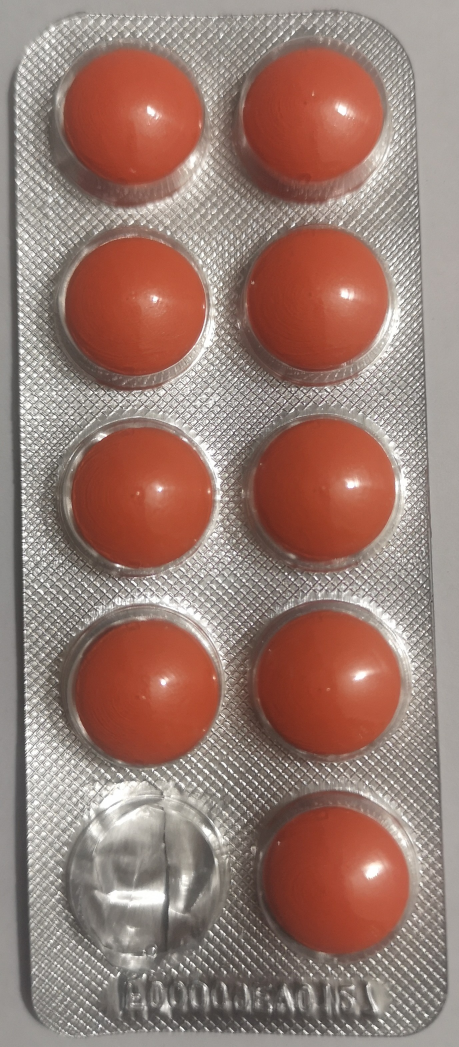
#> input picture VisionPharma_2025/sample_data/IMG_20251010_2051272.jpg, 1376 x 3140 px (shown at 1/3 size); its folder holds only this picture in this run
$ python -i inspection_agent.py   (imports and definitions only)
#> lines starting #> are read from the running program, lines starting #| are printed output that depends on the picture; after the words box and inside, x2 and y2 are one past the last pixel; in counts of white or black regions, pixels touching at a corner belong together
#> further down, picture is the input picture: shape (3140, 1376, 3); mean B, G, R 113, 122.6, 153.3
### VisionPharma_2025/src/core/processing.py
import cv2
import numpy as np

# RANGOS DE COLOR HSV (Ajustados para la imagen de Múltiples Blísters)
# El objetivo es crear una máscara que sea BLANCA donde haya pastillas/cápsulas y NEGRA en el fondo del blíster.

# --- Rango 1: Pastillas Rojas/Naranjas (Cápsulas) ---
# El color Rojo se encuentra entre 0 y 180 en el círculo de Tono (Hue) en OpenCV.
# Capturamos el rojo/naranja fuerte.
RANGO_ROJO_MIN = np.array([0, 100, 100])
RANGO_ROJO_MAX = np.array([10, 255, 255])
RANGO_NARANJA_MIN = np.array([10, 100, 100])
RANGO_NARANJA_MAX = np.array([25, 255, 255])

# --- Rango 2: Pastillas Amarillas/Verdes (Pastillas circulares) ---
RANGO_AMARILLO_MIN = np.array([20, 100, 100])
RANGO_AMARILLO_MAX = np.array([40, 255, 255])

# --- Rango 3: Pastillas/Cápsulas Blancas/Grises Claras (Segmentación por Luminosidad) ---
# Las pastillas blancas/grises tienen baja Saturación (S) y Alto Valor (V).
RANGO_BLANCO_MIN = np.array([0, 0, 180])
RANGO_BLANCO_MAX = np.array([180, 50, 255]) # Baja Saturación (0-50) y Alto Valor (180-255)


def preprocess_image(frame: np.ndarray, blur_kernel_size: tuple = (5, 5)) -> np.ndarray:
    """
    Preprocesamiento mejorado para detección de pastillas.
    Devuelve una máscara binaria optimizada para detección de contornos.
    """
#> called with blur_kernel_size = (5, 5)
    try:
        if frame is None or frame.size == 0:
            raise ValueError("La imagen de entrada está vacía o es inválida")

        # 1. Reducción de ruido preservando bordes
        denoised = cv2.bilateralFilter(frame, 9, 75, 75)

        # 2. Mejora de contraste local (CLAHE en el canal L de LAB)
        lab = cv2.cvtColor(denoised, cv2.COLOR_BGR2LAB)
#> lab: shape (3140, 1376, 3); mean of channels 0, 1, 2 138.6, 139.4, 139.2
        l, a, b = cv2.split(lab)
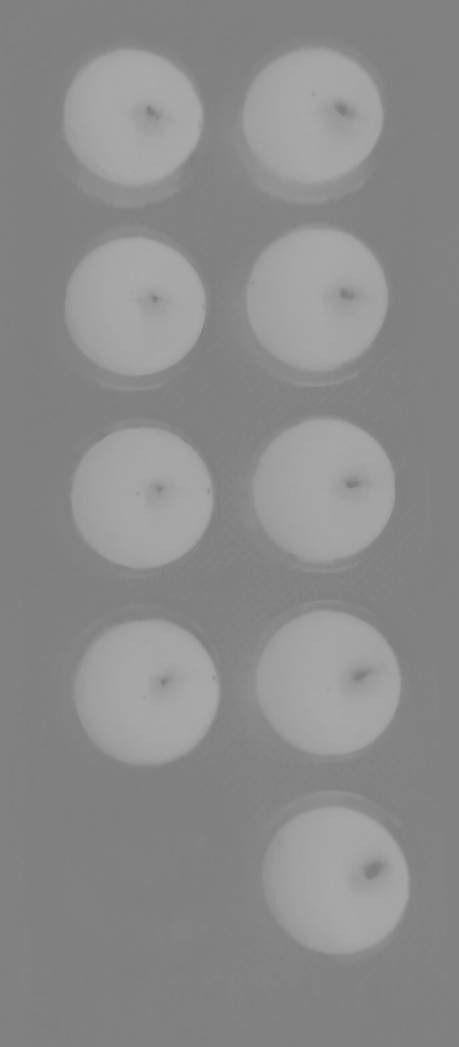
#> a: shape (3140, 1376) (shown at 1/3 size); min 125, max 169, mean 139.4
        clahe = cv2.createCLAHE(clipLimit=3.0, tileGridSize=(8, 8))
        cl = clahe.apply(l)
        enhanced_lab = cv2.merge((cl, a, b))
#> enhanced_lab: shape (3140, 1376, 3); mean of channels 0, 1, 2 126.6, 139.4, 139.2
        enhanced = cv2.cvtColor(enhanced_lab, cv2.COLOR_LAB2BGR)
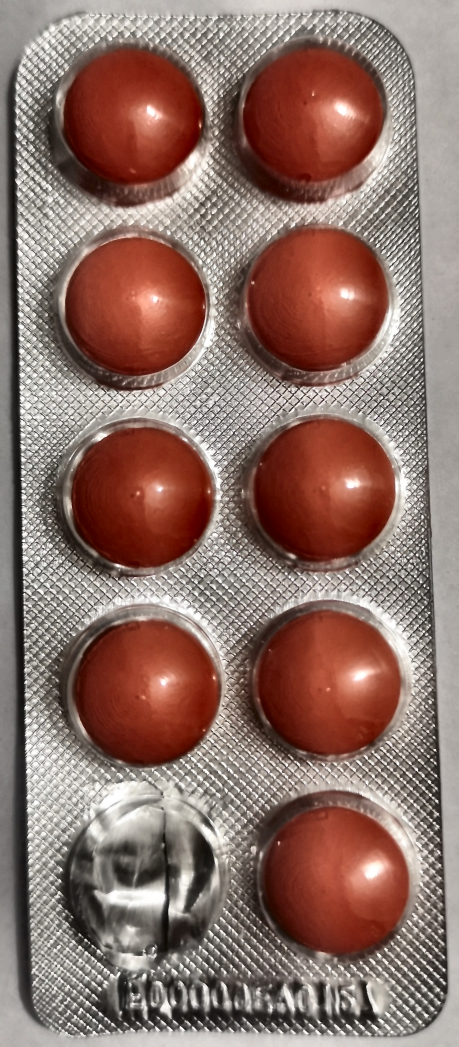
#> enhanced: shape (3140, 1376, 3) (shown at 1/3 size); mean B, G, R 103, 111.8, 141.2

        # 3. Conversión a escala de grises
        # (Mayor peso al canal verde que suele tener mejor contraste)
        gray = cv2.cvtColor(enhanced, cv2.COLOR_BGR2GRAY)

        # 4. Aplicar desenfoque gaussiano para reducir ruido
        blurred = cv2.GaussianBlur(gray, (5, 5), 0)

        # 5. Ecualización del histograma adaptativa
        clahe = cv2.createCLAHE(clipLimit=2.0, tileGridSize=(8, 8))
        equalized = clahe.apply(blurred)
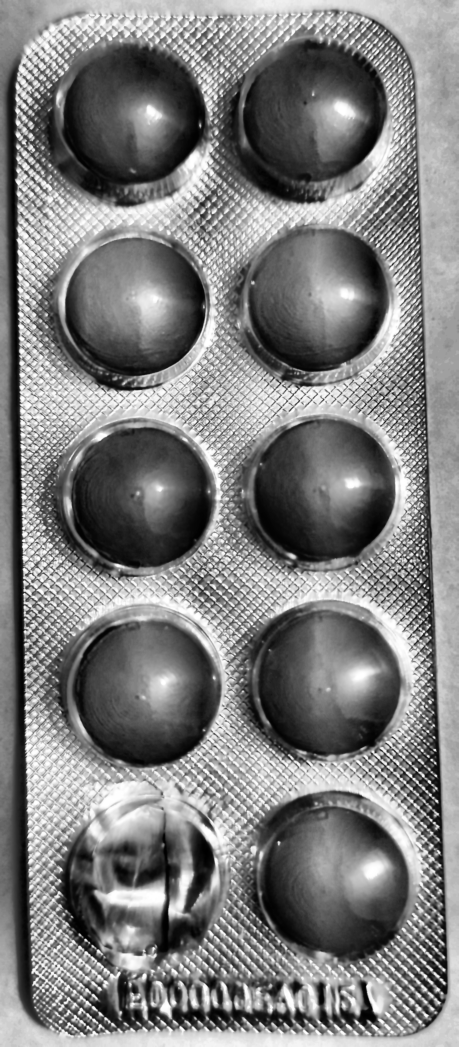
#> equalized: shape (3140, 1376) (shown at 1/3 size); min 0, max 255, mean 125.7

        # 6. Umbralización adaptativa con parámetros optimizados
        thresh = cv2.adaptiveThreshold(
            equalized, 255,
            cv2.ADAPTIVE_THRESH_GAUSSIAN_C,
            cv2.THRESH_BINARY_INV, 31, 7  # Aumentado el tamaño del bloque
        )
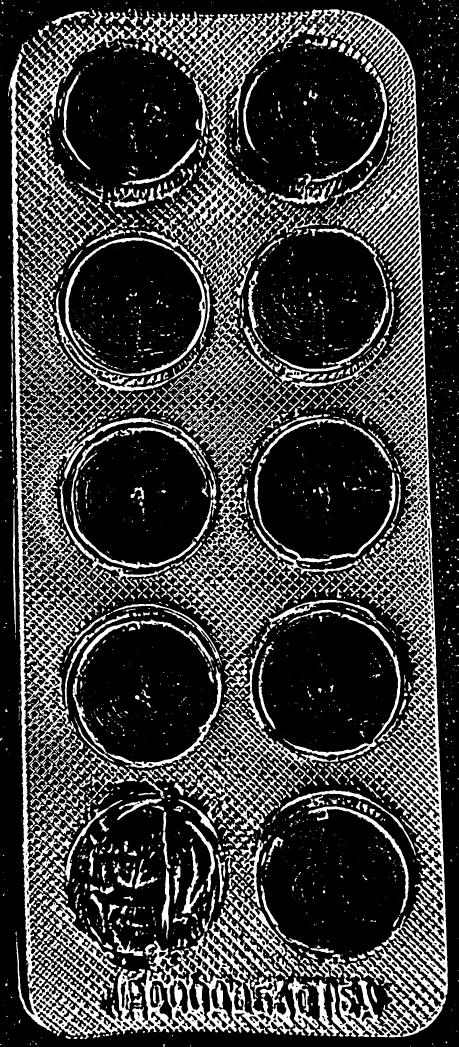
#> thresh: shape (3140, 1376) (shown at 1/3 size); 24.6% white; 3867 white regions (2393 under 20 px), largest, box (x1, y1, x2, y2) and area: (24, 27, 928, 3118) 345878, (862, 46, 1344, 3112) 216057, (466, 1212, 1128, 2062) 54612

        # 7. Operaciones morfológicas mejoradas
        kernel = cv2.getStructuringElement(cv2.MORPH_ELLIPSE, (7, 7))

        # Apertura agresiva para eliminar ruido
        cleaned = cv2.morphologyEx(thresh, cv2.MORPH_OPEN, kernel, iterations=2)
#> cleaned: shape (3140, 1376); 2.3% white; 407 white regions, largest, box (x1, y1, x2, y2) and area: (950, 2947, 980, 3050) 1754, (38, 719, 56, 831) 1482, (254, 1881, 338, 1962) 1401

        # Cierre para unir regiones cercanas
        cleaned = cv2.morphologyEx(cleaned, cv2.MORPH_CLOSE, kernel, iterations=3)
#> cleaned: shape (3140, 1376); 2.7% white; 239 white regions, largest, box (x1, y1, x2, y2) and area: (35, 437, 61, 1140) 9325, (1207, 2917, 1343, 3055) 7827, (950, 2947, 1133, 3105) 5651

        # Eliminar pequeños objetos de ruido
        cleaned = cv2.erode(cleaned, None, iterations=1)
#> cleaned: shape (3140, 1376); 2% white; 258 white regions (3 under 20 px), largest, box (x1, y1, x2, y2) and area: (36, 439, 60, 1138) 7581, (1208, 2919, 1342, 3053) 6487, (820, 3029, 939, 3098) 4251
        cleaned = cv2.dilate(cleaned, None, iterations=2)
#> cleaned: shape (3140, 1376); 3.3% white; 248 white regions

        # 8. Rellenar regiones y filtrar por forma
        contours, _ = cv2.findContours(cleaned, cv2.RETR_EXTERNAL, cv2.CHAIN_APPROX_SIMPLE)
#> contours = 248 contours; largest, box (x1, y1, x2, y2) and area: (34, 437, 62, 1140) 10363, (1206, 2917, 1344, 3055) 9438, (949, 2947, 1134, 3105) 6091, (809, 3027, 941, 3100) 5697, (562, 2957, 667, 3092) 4872
        final_mask = np.zeros_like(cleaned)

        for cnt in contours:
            area = cv2.contourArea(cnt)
            # Filtros más estrictos
            if 1000 < area < 20000:  # Rango de área más específico
                # Calcular circularidad
                perimeter = cv2.arcLength(cnt, True)
                if perimeter > 0:
                    circularity = 4 * np.pi * area / (perimeter * perimeter)
                    # Filtrar por circularidad (valores cercanos a 1 son más circulares)
                    if 0.6 < circularity < 1.4:  # Aceptar formas aproximadamente circulares
                        # Rellenar el contorno
                        cv2.drawContours(final_mask, [cnt], -1, 255, -1)
#> this loop made 248 passes
#> (area, perimeter, circularity) on passes 11, 17, 19, 23, 29, 31, 33, 34, 37, 41, 76, 82: (5697, 501.4, 0.285), (1884.5, 222.6, 0.478), (1036, 180.7, 0.399), (4871.5, 604.3, 0.168), (6091, 920.1, 0.0904), (1071.5, 135.8, 0.73), (1618.5, 247.6, 0.332), (1194, 174.6, 0.492), (1567.5, 229.6, 0.374), (9438.5, 668, 0.266), (3063, 537.5, 0.133), (1277, 224.8, 0.318)
#> area on passes 1 to 6: 265.5, 273.5, 166, 146, 159, 592.5
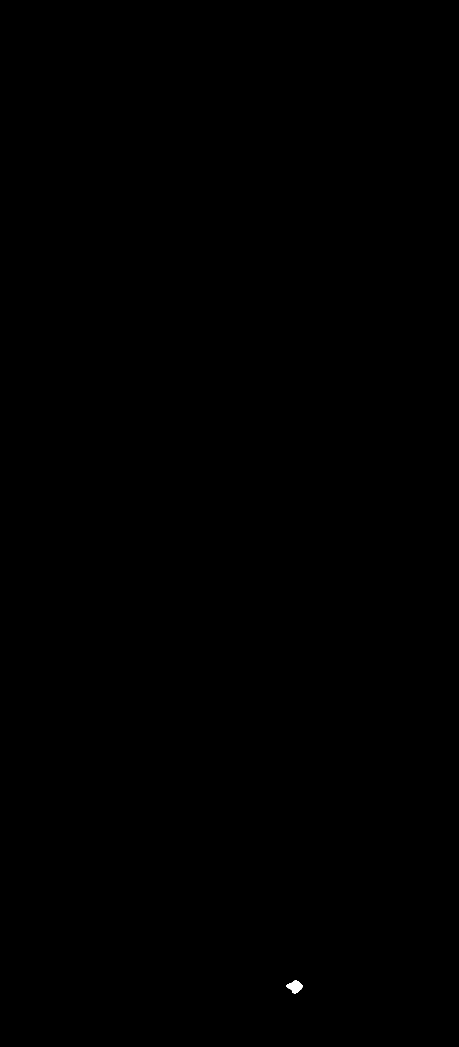
#> final_mask: shape (3140, 1376) (shown at 1/3 size); 0.03% white; 1 white region, box (x1, y1, x2, y2) and area: (859, 2942, 907, 2980) 1129

        # 8. Suavizado final para bordes más limpios
        final_mask = cv2.medianBlur(final_mask, 3)
#> final_mask: shape (3140, 1376); 0.03% white; 1 white region

        return final_mask

    except Exception as e:
        print(f"Error en preprocesamiento: {str(e)}")
        if frame is not None and frame.size > 0:
            return np.zeros((frame.shape[0], frame.shape[1]), dtype=np.uint8)
        return np.zeros((100, 100), dtype=np.uint8)

### VisionPharma_2025/src/core/detection.py
import cv2
import numpy as np

def detect_and_classify_blister(thresholded_image: np.ndarray, frame_to_draw: np.ndarray) -> tuple[np.ndarray, list]:
    # Asegurarnos de que la imagen esté en escala de grises
    if len(thresholded_image.shape) == 3:
        gray = cv2.cvtColor(thresholded_image, cv2.COLOR_BGR2GRAY)
    else:
        gray = thresholded_image

    # 1. Aplicar umbral simple ya que la imagen esta procesada
    _, thresh = cv2.threshold(gray, 1, 255, cv2.THRESH_BINARY)

    # 2. Encontrar contornos
    contours, _ = cv2.findContours(thresh, cv2.RETR_EXTERNAL, cv2.CHAIN_APPROX_SIMPLE)
    print(f"\n[DEBUG] Total de contornos encontrados: {len(contours)}")

    inspection_results = []
    output_image = frame_to_draw.copy()

    # 3. Procesar cada contorno
    for idx, contour in enumerate(contours, 1):
        # Calcular área
        area = cv2.contourArea(contour)

        # Si el área es muy pequeña, ignorar
        if area < 50:  # Ajustar según sea necesario
            continue

        # Dibujar contorno en verde
        cv2.drawContours(output_image, [contour], -1, (0, 255, 0), 2)

        # Calcular centroide para el texto
        M = cv2.moments(contour)
        if M["m00"] != 0:
            cX = int(M["m10"] / M["m00"])
            cY = int(M["m01"] / M["m00"])
            cv2.putText(output_image, str(idx), (cX-10, cY),
                       cv2.FONT_HERSHEY_SIMPLEX, 0.7, (255, 255, 255), 2)

        # Agregar a resultados
        inspection_results.append({
            'id': idx,
            'area': round(float(area), 2),
            'status': 'Aprobado'
        })

    print(f"[DEBUG] Contornos válidos: {len(inspection_results)}")
    return output_image, inspection_results

### VisionPharma_2025/src/core/ContadorContornos.py
import cv2
import numpy as np

class ContadorContornos:
    @staticmethod
    def contar_contornos_coloreados(imagen_procesada):
        """
        Cuenta los contornos coloreados en una imagen procesada.

        Args:
            imagen_procesada: Imagen con contornos coloreados (BGR)

        Returns:
            tuple: (imagen_con_contornos, total_contornos)
        """
        # Convertir a escala de grises
        gris = cv2.cvtColor(imagen_procesada, cv2.COLOR_BGR2GRAY)

        # Aplicar umbral para aislar los contornos coloreados
        _, umbral = cv2.threshold(gris, 10, 255, cv2.THRESH_BINARY)

        # Encontrar contornos
        contornos, _ = cv2.findContours(umbral, cv2.RETR_EXTERNAL, cv2.CHAIN_APPROX_SIMPLE)

        # Crear una copia para dibujar los contornos encontrados
        imagen_contornos = imagen_procesada.copy()

        # Dibujar rectángulos alrededor de los contornos
        for i, cnt in enumerate(contornos, 1):
            x, y, w, h = cv2.boundingRect(cnt)
            # Dibujar rectángulo rojo alrededor de cada contorno
            cv2.rectangle(imagen_contornos, (x, y), (x+w, y+h), (0, 0, 255), 2)
            # Mostrar número del contorno
            cv2.putText(imagen_contornos, str(i), (x, y-5),
                       cv2.FONT_HERSHEY_SIMPLEX, 0.5, (0, 0, 255), 2)

        return imagen_contornos, len(contornos)

### VisionPharma_2025/src/core/inspection_agent.py
import numpy as np
import cv2
from .processing import preprocess_image
from .detection import detect_and_classify_blister
from .capture import CameraController, MockImageReader
from .ContadorContornos import ContadorContornos  # Importar la nueva clase

class InspectionAgent:
    """
    Compatible con el modo Web (sin fuente inyectada) y modo Escritorio (con fuente inyectada).
    """

    def __init__(self, image_source=None):
        self.image_source = image_source

    def process_frame_step_by_step(self, frame_original: np.ndarray) -> tuple[np.ndarray, dict, list]:
        """
        Ejecuta el pipeline de visión y devuelve las imágenes clave en cada paso.
        """
        if frame_original is None:
            return None, {}, []

        step_images = {'original': frame_original.copy()}

        # 1. Convertir a escala de grises
        frame_gray = cv2.cvtColor(frame_original, cv2.COLOR_BGR2GRAY)
        step_images['grayscale'] = cv2.cvtColor(frame_gray, cv2.COLOR_GRAY2BGR)

        # 2. Procesamiento y umbralización
        frame_procesado = preprocess_image(frame_original)

        if frame_procesado is not None and frame_procesado.size > 0:
            # Crear una imagen de fondo negro
            thresh_vis = np.zeros((frame_original.shape[0], frame_original.shape[1], 3), dtype=np.uint8)

            # Aplicar un umbral más bajo para capturar más detalles
            _, thresh = cv2.threshold(frame_procesado, 0, 255, cv2.THRESH_BINARY + cv2.THRESH_OTSU)

            # Encontrar contornos
            contours, _ = cv2.findContours(thresh, cv2.RETR_EXTERNAL, cv2.CHAIN_APPROX_SIMPLE)
#> contours = 1 contour; box (x1, y1, x2, y2) and area: (859, 2942, 907, 2980) 1070

            # Dibujar contornos en verde
            cv2.drawContours(thresh_vis, contours, -1, (0, 255, 0), 2)

            # Rellenar los contornos con un verde semi-transparente
            for cnt in contours:
                area = cv2.contourArea(cnt)
                if 300 < area < 50000:  # Ajustar según el tamaño esperado
                    mask = np.zeros_like(thresh)
                    cv2.drawContours(mask, [cnt], -1, 255, -1)
                    thresh_vis[mask > 0] = [0, 100, 0]  # Verde oscuro para el relleno
#> this loop made 1 pass
#> area on pass 1: 1070.5

            # Mezclar con la imagen original para mejor contexto
            alpha = 0.7
            beta = 1 - alpha
            blended = cv2.addWeighted(cv2.cvtColor(frame_gray, cv2.COLOR_GRAY2BGR), alpha,
                                    thresh_vis, beta, 0)
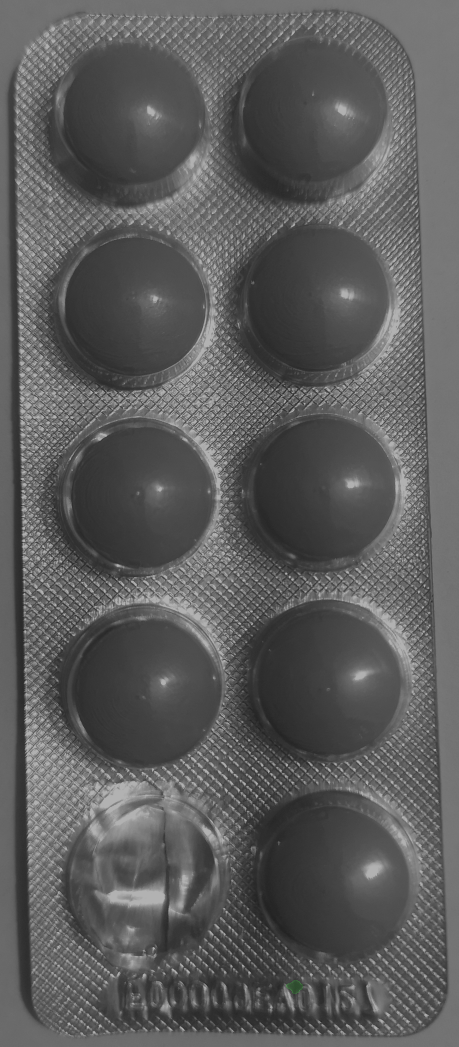
#> blended: shape (3140, 1376, 3) (shown at 1/3 size); mean of channels 0, 1, 2 91.5, 91.5, 91.5; drawn as B, G, R

            step_images['thresholded'] = blended
            thresh = cv2.cvtColor(thresh_vis, cv2.COLOR_BGR2GRAY)
        else:
            step_images['thresholded'] = np.zeros((frame_original.shape[0], frame_original.shape[1], 3),
                                                dtype=np.uint8)

        # 3. Detección y Clasificación
        frame_para_dibujo = frame_original.copy()
        frame_salida_final, results = detect_and_classify_blister(thresh, frame_para_dibujo)
#> in detect_and_classify_blister, `_, thresh = cv2.threshold(gray, 1, 255, cv2.THRESH_BINARY)`: thresh: shape (3140, 1376); 0.03% white; 1 white region
#> in detect_and_classify_blister, `contours, _ = cv2.findContours(thresh, cv2.RETR_EXTERNAL, cv2.CHAIN_AP..`: contours = 1 contour; box (x1, y1, x2, y2) and area: (858, 2941, 908, 2981) 1242
#| [DEBUG] Total de contornos encontrados: 1
#> the loop in detect_and_classify_blister, `for idx, contour in enumerate(contours, 1):` made 1 pass
#> (idx, area, cX, cY) on pass 1: (1, 1242.5, 884, 2959)
#> after the loop in detect_and_classify_blister, `for idx, contour in enumerate(contours, 1):`: inspection_results = 1 item
#| [DEBUG] Contornos válidos: 1
#> results = 1 item

        # Usar el contador de contornos
        imagen_con_contornos, total_contornos = ContadorContornos.contar_contornos_coloreados(frame_salida_final)
#> in contar_contornos_coloreados, `_, umbral = cv2.threshold(gris, 10, 255, cv2.THRESH_BINARY)`: umbral: shape (3140, 1376); every value is 255
#> in contar_contornos_coloreados, `contornos, _ = cv2.findContours(umbral, cv2.RETR_EXTERNAL, cv2.CHAIN_A..`: contornos = [[[0, 0], [0, 3139], [1375, 3139], [1375, 0]]]
#> the loop in contar_contornos_coloreados, `for i, cnt in enumerate(contornos, 1):` made 1 pass
#> (i, cnt, x, y, w, h) on pass 1: (1, [[0, 0], [0, 3139], [1375, 3139], [1375, 0]], 0, 0, 1376, 3140)
#> total_contornos = 1
        print(f"[DEBUG] Contornos detectados: {total_contornos}")
#| [DEBUG] Contornos detectados: 1

        # Invertir colores para mejor visualización
        frame_final = cv2.bitwise_not(imagen_con_contornos)
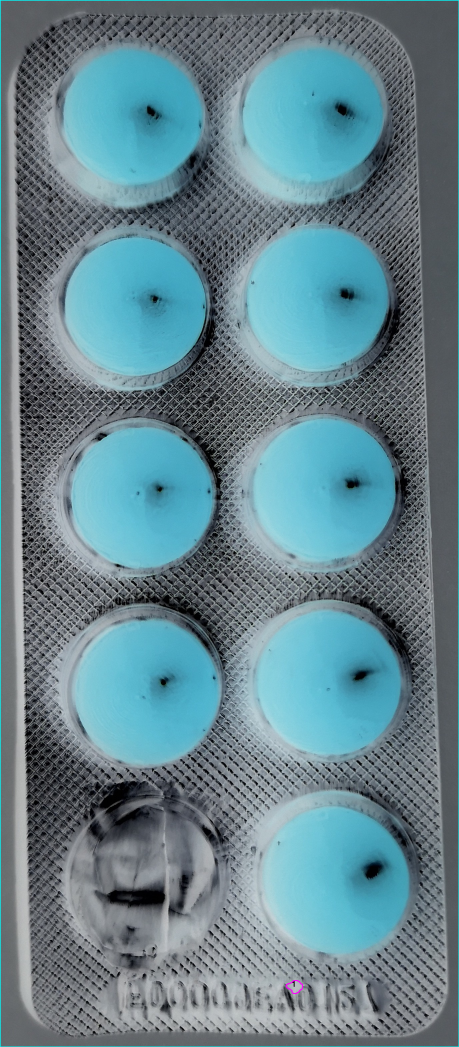
#> frame_final: shape (3140, 1376, 3) (shown at 1/3 size); mean B, G, R 142.5, 132.9, 101.4
        step_images['final_contours'] = frame_final

        # Asegurarse de que los resultados estén en el formato correcto
        formatted_results = []
        for i, result in enumerate(results):
            formatted_results.append({
                'id': i + 1,
                'area': round(float(result.get('area', 0)), 2),
                'circularity': round(float(result.get('circularity', 0)), 4),
                'status': result.get('status', 'Desconocido')
            })
#> this loop made 1 pass
#> result on pass 1: {'id': 1, 'area': 1242.5, 'status': 'Aprobado'}
#> after the loop, formatted_results = 1 item

        # Ordenar resultados por área (de mayor a menor)
        formatted_results.sort(key=lambda x: x['area'], reverse=True)

        return frame_final, step_images, formatted_results

    def run_pipeline_step(self) -> tuple[np.ndarray, dict, list, bool]:
        """
        Captura un frame de la fuente de imagen y ejecuta el pipeline.
        Usado principalmente por la aplicación de escritorio.
        """
        if self.image_source is None:
            return None, {}, [], False

        frame = self.image_source.capture()
        if frame is None:
            return None, {}, [], False

        frame_result, step_images, results = self.process_frame_step_by_step(frame)
        return frame_result, step_images, results, True

>>> import cv2
>>> picture = cv2.imread('../../sample_data/IMG_20251010_2051272.jpg')
>>> result = InspectionAgent().process_frame_step_by_step(picture)
